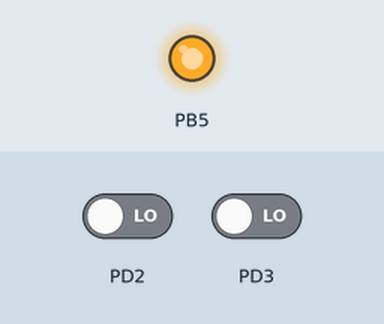
This program was run on a simulated ATmega328P, built with avr-gcc and emulated at 16 MHz. Shown: output pins drawn as LEDs (lit = HIGH). The inputs (shaded band) are chosen by the test bench; at power-on: PD3 LOW, PD2 LOW.

Above: at 1.2 s.
1.3 s: PD3 driven HIGH
At 3.0 s:
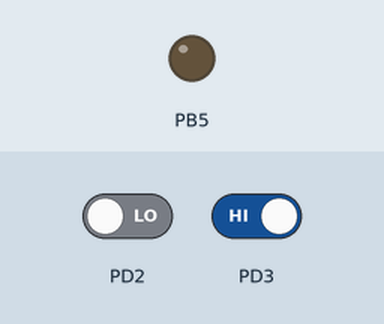
Timing chart, 0 to 4.5 s (numbered marks = the images above; inputs shaded):
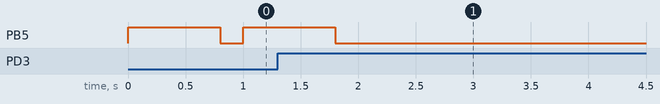

The program:

main.c
```c
/* EJ08_Blink_Delay_INT_Interrupt
 * Created: 19/04/2017 12:11:47 a.m.
 * Author : MyEP
   Realiza blink en PB5 por Lectura/Modificación/Escritura
   y Activación/Desactivación por "Interrupciones Externas INT0 e INT1"
   en 2 pines (S=PB3, R=PB4)
   Para completar comprensión leer manual de refe	rencia de los ATmega,
   y buscar los registros aquí utilizados (EIMSK, EICRA)
 */

#define F_CPU 16000000
#include <avr/io.h>
#include <util/delay.h>
#include <avr/interrupt.h>

enum estado{activado,desactivado};

enum estado osc_estado;


int main(void)
{
    DDRB=1<<PORTB5;
	EIMSK=(1<<INT1)|(1<<INT0);	// INT0 set, INT1 reset
	EICRA=(1<<ISC00)|(1<<ISC01)|(1<<ISC10)|(1<<ISC11);	// ISC1x es 11 -> Flanco de subida

	sei();					// Activación global de interrupciones

    while (1)
    {
		switch(osc_estado)
			{
			case desactivado:
				break;
			case activado:
				PORTB|=1<<PORTB5;
				_delay_ms(800);
				PORTB&=~(1<<PORTB5);
				_delay_ms(200);
				break;
			default: break;
			}
    }
}

ISR (INT0_vect) // Rutina de Servicio de Interrupción de INT0
{
	osc_estado=activado;
}

ISR (INT1_vect) // Rutina de Servicio de Interrupción
{
	osc_estado=desactivado;
}
```

Measured:
- after the input at 1.3 s, PB5: goes on until 1.8 s, then stays LOW
